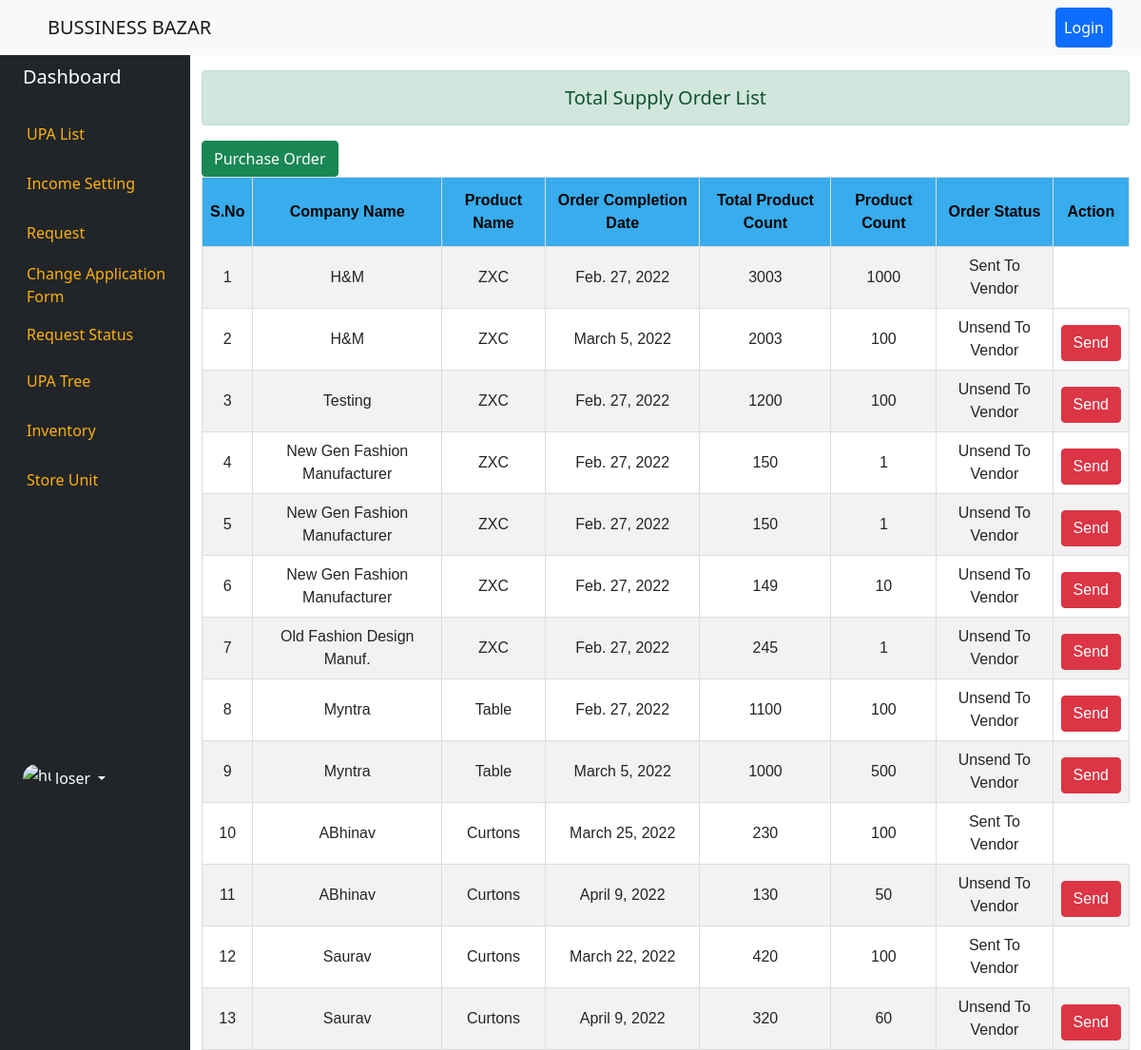
The app's page /total_supply_order/ with its own data.
### dashboard/models.py (models this page shows, shortened)
class PrePurchaseBreakupOrder(models.Model):
    PRE_PURCHASE_ORDER_TYPE = (
        ('Unsend To Vendor','Unsend To Vendor'),
        ('Sent To Vendor','Sent To Vendor'),
    )
    tender_product = models.ForeignKey(TenderRaise,on_delete=models.SET_NULL,blank=True, null=True)
    company_name = models.CharField(max_length=200,blank=True, null=True)
    product_count = models.PositiveIntegerField(blank=True, null=True)
    total_product_count = models.PositiveIntegerField(blank=True, null=True)
    order_month = models.DateField(blank=True, null=True)
    order_status = models.CharField(max_length=16,choices=PRE_PURCHASE_ORDER_TYPE,default="Unsend To Vendor",blank=True, null=True)
    created_by = models.ForeignKey(User,on_delete=models.SET_NULL,blank=True, null=True)
    created_at = models.DateField(auto_now_add=True,blank=True, null=True)

class TenderRaise(models.Model):
    TENDER_STATUS = (
        ('Pending','Pending'),
        ('Rejected','Rejected'),
        ('Accepted','Accepted'),
        ('Negotiated','Negotiated'),
    )
    tender_product = models.ForeignKey(TenderProduct,on_delete=models.SET_NULL,blank=True, null=True)
    company_name = models.CharField(max_length=200,blank=True, null=True)
    company_address = models.CharField(max_length=200,blank=True, null=True)
    contact_person = models.CharField(max_length=200,blank=True, null=True)
    amount_range = models.CharField(max_length=100,blank=True, null=True) # product quantity
    fixed_amount = models.PositiveIntegerField(blank=True, null=True) # product amount for sell.
    negotiate_quantity = models.PositiveIntegerField(default=0,blank=True, null=True)
    negotiate_price = models.PositiveIntegerField(default=0,blank=True, null=True)
    total_product_quantity = models.PositiveIntegerField(default=0,blank=True, null=True)
    contact_mobile = models.CharField(max_length=12,blank=True, null=True)
    tender_status = models.CharField(max_length=10,choices=TENDER_STATUS,default="Pending",blank=True, null=True)
    negotiation_update = models.DateTimeField(auto_now=True,blank=True, null=True)
    def __str__(self):
        return f'{self.tender_product}'

class TenderProduct(models.Model):
    tender_product_no = models.PositiveIntegerField(unique=True,blank=True, null=True)
    product_image = models.ImageField(upload_to = "tender_product/image/",blank=True, null=True)
    product_name = models.CharField(max_length=200,blank=True, null=True)
    amount = models.PositiveIntegerField(blank=True, null=True)
    active = models.BooleanField(default=False,blank=True, null=True)
    tender_date = models.DateTimeField(blank=True, null=True)
    tender_product_quantity = models.PositiveIntegerField(blank=True, null=True)
    total_product_quantity_by_vendor = models.IntegerField(blank=True, null=True,default=0)
    created_by = models.ForeignKey(User,on_delete=models.SET_NULL,blank=True, null=True,related_name="create_tender")
    updated_by = models.ForeignKey(User,on_delete=models.SET_NULL,blank=True, null=True,related_name="update_tender")
    def __str__(self):
        return f'{self.product_name}'

### dashboard/views.py (the view)
# urls.py: path('total_supply_order/',total_supply_order,name="total-supply-order"),
def total_supply_order(request):
    total_supplies = PrePurchaseBreakupOrder.objects.all()
    context = {'total_supplies':total_supplies}
    return render(request,'dashboard/total_supply_order.html',context)

### templates/dashboard/total_supply_order.html (shortened to what this page needs)
{% extends "base.html" %}
{% block content %}
<div class="container-fluid">
    <div class="row flex-nowrap">
        {% include 'left_panel.html' %}
        <div class="col">
            <h5 class="alert alert-success text-center mt-3">Total Supply Order List</h5>
            <a href="{%url 'for-vendor' %}" class="btn btn-success">Purchase Order</a>
                <table id="customers">
                    <tr>
                      <th>S.No</th>
                      <th>Company Name</th>
                      <th>Product Name</th>
                      <th>Order Completion Date</th>
                      <th>Total Product Count</th>
                      <th>Product Count</th>
                      <th>Order Status</th>
                      <th>Action</th>
                    </tr>
                    {% for order in total_supplies %}
                    <tr>
                        <td>{{forloop.counter}}</td>
                        <td>{{order.company_name}}</td>
                        <td>{{order.tender_product}}</td>
                        <td>{{order.order_month}}</td>
                        <td>{{order.total_product_count}}</td>
                        <td>{{order.product_count}}</td>
                        <td>{{order.order_status}}</td>
                        {% if order.order_status == "Unsend To Vendor"%}
                        <td>
                        <form method="GET" action="{% url 'send-order-to-vendor' %}">
                        <button type="submit" class="btn btn-danger mt-2" title="Send to Vendor" >
                            Send
                        </button>
                        </form>
                        </td>
                        {% endif %}
                    </tr>
                    {% endfor %}
                </table>
        </div>
    </div>
</div>
{% endblock content %}

### static/style.css (style rules this page uses)
#customers { font-family: Arial, Helvetica, sans-serif; border-collapse: collapse; width: 100%; }
#customers td, #customers th { border: 1px solid #ddd; padding: 8px; }
#customers tr:nth-child(even) { background-color: #f2f2f2; }
#customers th { padding-top: 12px; padding-bottom: 12px; text-align: center; background-color: #38ACEC; color: black; }
#customers td { text-align: center; }

### records on screen
PrePurchaseBreakupOrder: company_name "H&M", tender_product "ZXC", order_month "Feb. 27, 2022", total_product_count "3003", product_count "1000", order_status "Sent To Vendor"
PrePurchaseBreakupOrder: company_name "H&M", tender_product "ZXC", order_month "March 5, 2022", total_product_count "2003", product_count "100", order_status "Unsend To Vendor"
PrePurchaseBreakupOrder: company_name "Testing", tender_product "ZXC", order_month "Feb. 27, 2022", total_product_count "1200", product_count "100", order_status "Unsend To Vendor"
PrePurchaseBreakupOrder: company_name "New Gen Fashion Manufacturer", tender_product "ZXC", order_month "Feb. 27, 2022", total_product_count "150", product_count "1", order_status "Unsend To Vendor"
PrePurchaseBreakupOrder: company_name "New Gen Fashion Manufacturer", tender_product "ZXC", order_month "Feb. 27, 2022", total_product_count "150", product_count "1", order_status "Unsend To Vendor"
PrePurchaseBreakupOrder: company_name "New Gen Fashion Manufacturer", tender_product "ZXC", order_month "Feb. 27, 2022", total_product_count "149", product_count "10", order_status "Unsend To Vendor"
PrePurchaseBreakupOrder: company_name "Old Fashion Design Manuf.", tender_product "ZXC", order_month "Feb. 27, 2022", total_product_count "245", product_count "1", order_status "Unsend To Vendor"
PrePurchaseBreakupOrder: company_name "Myntra", tender_product "Table", order_month "Feb. 27, 2022", total_product_count "1100", product_count "100", order_status "Unsend To Vendor"
PrePurchaseBreakupOrder: company_name "Myntra", tender_product "Table", order_month "March 5, 2022", total_product_count "1000", product_count "500", order_status "Unsend To Vendor"
PrePurchaseBreakupOrder: company_name "ABhinav", tender_product "Curtons", order_month "March 25, 2022", total_product_count "230", product_count "100", order_status "Sent To Vendor"
PrePurchaseBreakupOrder: company_name "ABhinav", tender_product "Curtons", order_month "April 9, 2022", total_product_count "130", product_count "50", order_status "Unsend To Vendor"
PrePurchaseBreakupOrder: company_name "Saurav", tender_product "Curtons", order_month "March 22, 2022", total_product_count "420", product_count "100", order_status "Sent To Vendor"
PrePurchaseBreakupOrder: company_name "Saurav", tender_product "Curtons", order_month "April 9, 2022", total_product_count "320", product_count "60", order_status "Unsend To Vendor"
